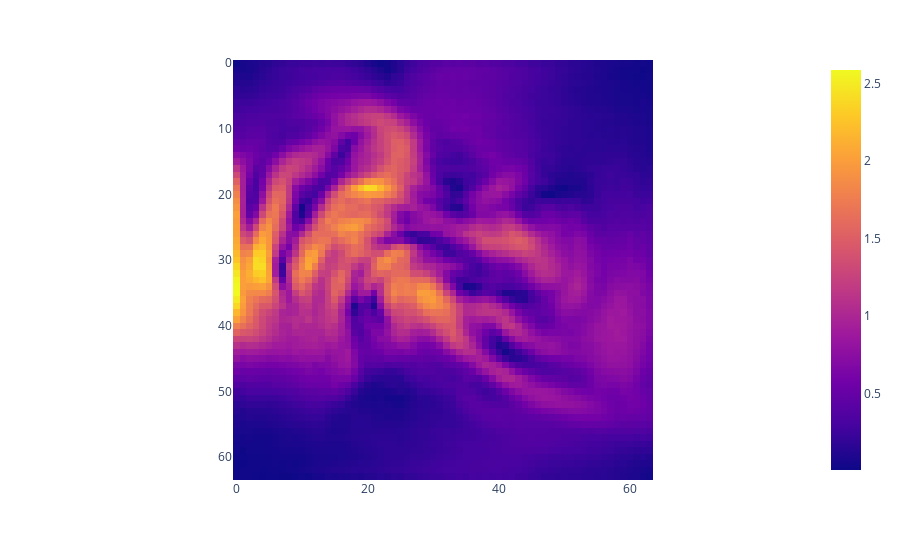

Write notebook code for a chart like this one.
### Code cell
fig = px.imshow(np.linalg.norm(preds[0][0,0], axis=0))
fig.show()

### Figure 1 — Plotly figure (JSON) as saved in the notebook; plotly's stock layout.template omitted (floating-point values rounded to 4 significant figures; data arrays with more than 128 entries replaced by an {"elided": "..."} marker saying what was removed)
{"data": [{"coloraxis": "coloraxis", "hovertemplate": "x: %{x}<br>y: %{y}<br>color: %{z}<extra></extra>", "name": "0", "type": "heatmap", "xaxis": "x", "yaxis": "y", "z": {"elided": "64x64 float values"}}], "layout": {"coloraxis": {"colorscale": [[0, "#0d0887"], [0.1111, "#46039f"], [0.2222, "#7201a8"], [0.3333, "#9c179e"], [0.4444, "#bd3786"], [0.5556, "#d8576b"], [0.6667, "#ed7953"], [0.7778, "#fb9f3a"], [0.8889, "#fdca26"], [1, "#f0f921"]]}, "margin": {"t": 60}, "xaxis": {"anchor": "y", "constrain": "domain", "domain": [0, 1], "scaleanchor": "y"}, "yaxis": {"anchor": "x", "autorange": "reversed", "constrain": "domain", "domain": [0, 1]}}}
